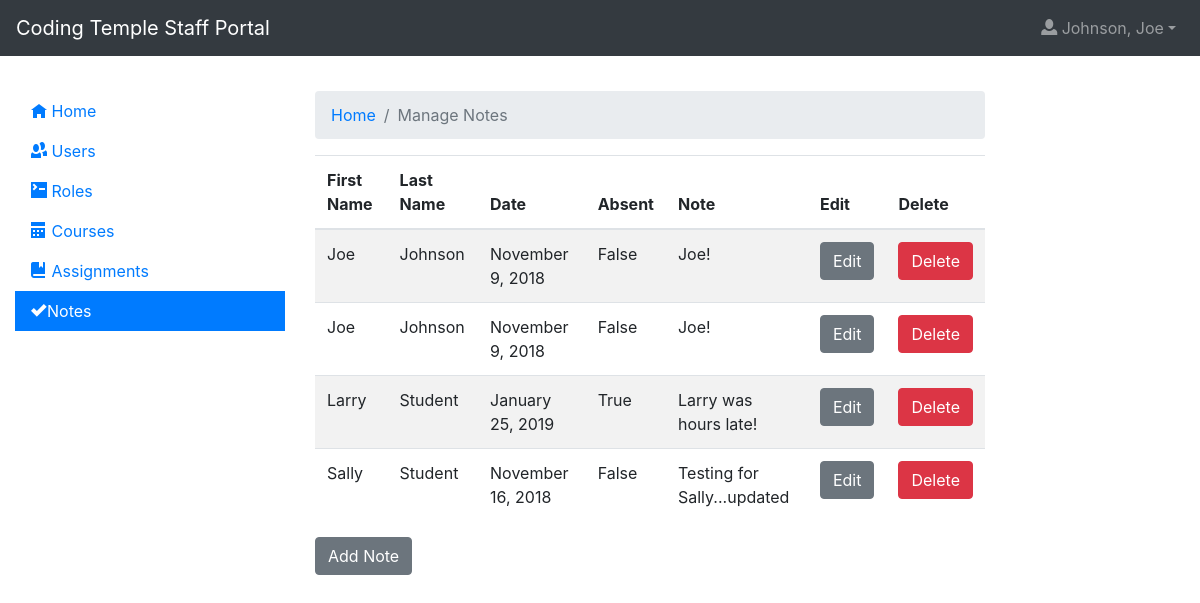
/notes/ (signed in), run on the app's committed database.
### app/models.py (models this page shows, shortened)
class TimestampMixin(object):
    created = db.Column(
        db.DateTime, nullable=False, default=datetime.utcnow)
    updated = db.Column(db.DateTime, default=datetime.utcnow, onupdate=datetime.utcnow)

class User(UserMixin, TimestampMixin, db.Model):
  id = db.Column(db.Integer, primary_key=True)
  f_name = db.Column(db.String)
  preferred_name = db.Column(db.String)
  l_name = db.Column(db.String)
  image = db.Column(db.String, default='http://placehold.it/400x900&text=Image')
  email = db.Column(db.String, index=True, unique=True)
  bio = db.Column(db.String, default = 'Enter a bio')
  password_hash = db.Column(db.String)
  roles = db.relationship('Role', secondary=userRole, lazy='subquery', backref=db.backref('users', lazy=True))
  contact_phone = db.Column(db.String, nullable=True)
  personal_website = db.Column(db.String, nullable=True)
  street_address = db.Column(db.String, nullable=True)
  city = db.Column(db.String, nullable=True)
  state = db.Column(db.String, nullable=True)
  postal_code = db.Column(db.String, nullable=True)
  linkedin_url = db.Column(db.String, nullable=True)
  github_name = db.Column(db.String, nullable=True)
  twitter_name = db.Column(db.String, nullable=True)
  employment_histories = db.relationship('EmploymentHistory', backref='user', lazy=True)

class Note(TimestampMixin, db.Model):
  id = db.Column(db.Integer, primary_key=True)
  date = db.Column(db.DateTime)
  note = db.Column(db.String)
  absent = db.Column(db.Boolean)
  user_id = db.Column(db.Integer, db.ForeignKey('user.id'))
  user = db.relationship('User', backref='notes', lazy='subquery')

### app/blueprints/notes/__init__.py (the view)
@notes.route('/', methods=['GET'])
@login_required
@authorize
def index():
  context = {
    'title': 'Notes',
    'notes': Note.query.all()
  }
  return render_template('/notes/index.html', **context)

### app/models.py (called while the page is built)
@login.user_loader
def load_user(id):
  return User.query.get(int(id))

### app/blueprints/notes/templates/notes/index.html (shortened to what this page needs)
{% extends 'layout.html' %}
{% block app_content %}
    <nav aria-label="breadcrumb">
        <ol class="breadcrumb">
            <li class="breadcrumb-item"><a href="{{url_for('index')}}">Home</a></li>
            <li class="breadcrumb-item active" aria-current="page">Manage Notes</li>
        </ol>
    </nav>
    <table class="table table-striped">
        <thead>
            <tr>
                <th>First Name</th>
                <th>Last Name</th>
                <th>Date</th>
                <th>Absent</th>
                <th>Note</th>
                <th>Edit</th>
                <th>Delete</th>
            </tr>
        </thead>
        <tbody>
            {% for note in notes %}
                <tr>
                    <td>{{note.user.f_name}}</td>
                    <td>{{note.user.l_name}}</td>
                    <td>{{moment(note.date).format('LL')}}</td>
                    <td>{{note.absent}}</td>
                    <td>{{note.note}}</td>
                    <td><a href="{{url_for('notes.edit')}}?id={{note.id}}" class="btn btn-secondary">Edit</a></td>
                    <td>
                        <form action="{{url_for('notes.delete')}}" method="POST">
                            <input type="submit" class="btn btn-danger" value="Delete" />
                        </form>
                    </td>
                </tr>
            {% endfor %}
        </tbody>
    </table>
    <a href="{{url_for('notes.add')}}" class="btn btn-secondary">Add Note</a>
{% endblock %}

### app/templates/includes/navigation.html (shortened to what this page needs)
<nav class="navbar navbar-expand-lg sticky-top navbar-dark bg-dark">
  <a class="navbar-brand" href="{{ url_for('index') }}">Coding Temple Staff Portal</a>
  <div class="collapse navbar-collapse" id="navbarSupportedContent">
    <ul class="navbar-nav ml-auto">
        {% if not current_user.is_authenticated %}
          <li class="nav-item">
            <a class="nav-link" href="{{ url_for('account.login') }}"><span class="oi oi-account-login"></span> Login</a>
          </li>
          <li class="nav-item">
            <a class="nav-link" href="{{ url_for('account.register') }}"><span class="oi oi-thumb-up"></span> Register</a>
          </li>
        {% else %}
          <li class="nav-item dropdown">
            <a class="nav-link dropdown-toggle" data-toggle="dropdown" href="#" role="button" aria-haspopup="true" aria-expanded="false"><span class="oi oi-person" title="person" aria-hidden="true"></span> {{ "{}, {}".format(current_user.l_name, current_user.f_name) }}</a>
          </li>
        {% endif %}
    </ul>
  </div>
</nav>

### app/static/css/main.css (style rules this page uses)
#sidebar-1 a, .navbar { border-radius: 0; }

### data on the page
User: l_name+f_name "Johnson, Joe"
Note: user.f_name "Joe", user.l_name "Johnson", date "November 9, 2018", absent "False", note "Joe!"
Note: user.f_name "Joe", user.l_name "Johnson", date "November 9, 2018", absent "False", note "Joe!"
Note: user.f_name "Larry", user.l_name "Student", date "January 25, 2019", absent "True", note "Larry was hours late!"
Note: user.f_name "Sally", user.l_name "Student", date "November 16, 2018", absent "False", note "Testing for Sally...updated"
